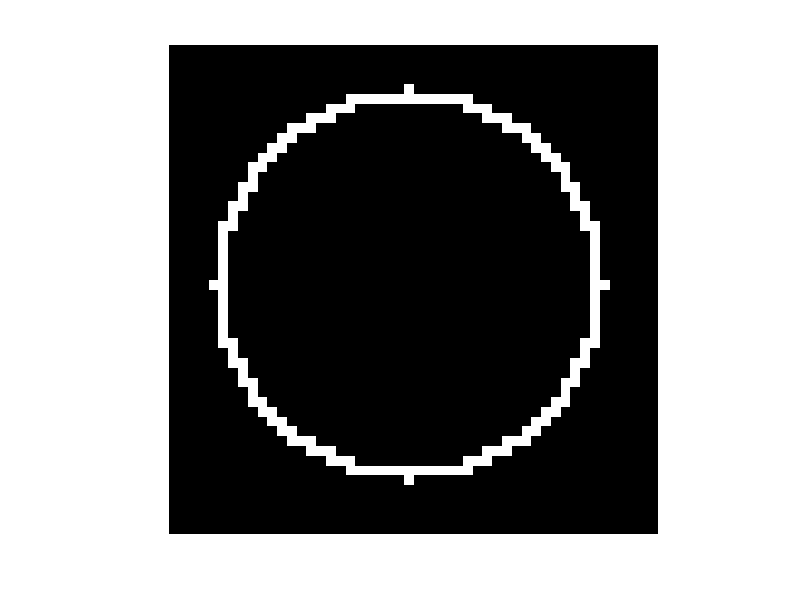

MATLAB code for this plot:
% Define the image size and where you want the circle
rows = 50;
cols = 50;
radius = 20;
center = [25 25];  % In [X,Y] coordinates
% Make the circle
[xMat,yMat] = meshgrid(1:cols,1:rows);
distFromCenter = sqrt((xMat-center(1)).^2 + (yMat-center(2)).^2);
circleMat = distFromCenter<=radius;
% To get just the border
B = circleMat & ~bwmorph(circleMat,'erode',1);
figure, imshow(B)
 
%image=zeros(300,400,3); %initialize
%image(:,1:100,1)=0.5;   %Red (dark red)
%image(:,101:200,1)=1;   %Red (maximum value)
%image(1:100,:,2)=rand(100,400);  %Green